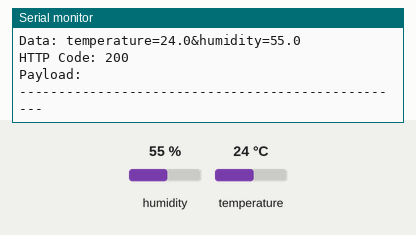
Bench run of a sketch on a simulated ESP32. Parts: the last lines printed to the serial monitor. The inputs (shaded band) are chosen by the test bench; at power-on: humidity 55 %, temperature 24 °C. WiFi joins after 1.5 s; servers stay silent unless stated; uploads are accepted with an empty reply.

Above: at 2.7 s.
2.8 s: humidity set to 22 %
At 3.91 s:
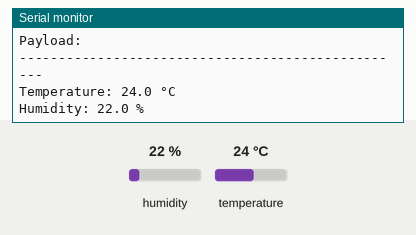
5.8 s: temperature set to 12 °C
At 6.15 s:
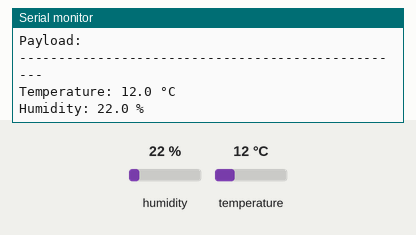
8.8 s: humidity set to 40 %
At 10.61 s:
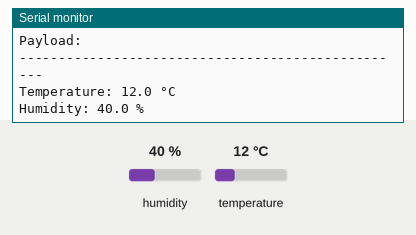
Timing chart, 0 to 12.1 s (numbered marks = the images above; inputs shaded):
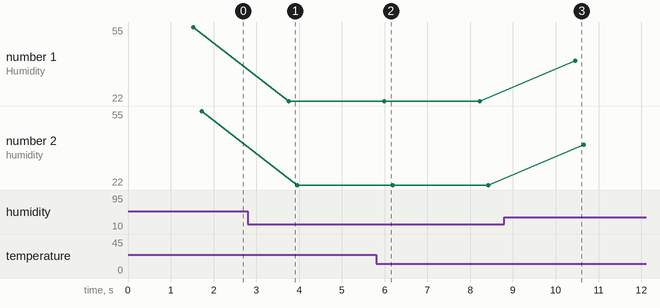

The sketch:

sketch_may29a.ino
```cpp
#include <WiFi.h>
#include <HTTPClient.h>
#include <DHT.h>

// Pin where the DHT11 is connected
#define DHTPIN 26
#define DHTTYPE DHT11
DHT dht11(DHTPIN, DHTTYPE);

// URL to send data to
String URL = "http://192.168.1.120/gomulu_proje/test_document.php";

// WiFi credentials
const char* ssid = "malik";
const char* password = "Rayanca2.";

// Data to send
float temperature = 0.0;
float humidity = 0.0;

void setup() {
  Serial.begin(115200);
  dht11.begin();
  connectWiFi();  // Connect to WiFi
}

void loop() {
  // Reconnect to WiFi if disconnected
  if (WiFi.status() != WL_CONNECTED) {
    connectWiFi();
  }

  // Read DHT11 data
  loadDHT11Data();

  // Prepare data for POST request
  String postData = "temperature=" + String(temperature, 1) + "&humidity=" + String(humidity, 1);

  HTTPClient http;
  http.begin(URL);
  http.addHeader("Content-Type", "application/x-www-form-urlencoded");

  // Send HTTP POST request
  int httpCode = http.POST(postData);
  String payload = http.getString();

  // Print debug information
  Serial.print("URL: "); Serial.println(URL);
  Serial.print("Data: "); Serial.println(postData);
  Serial.print("HTTP Code: "); Serial.println(httpCode);
  Serial.print("Payload: "); Serial.println(payload);
  Serial.println("--------------------------------------------------");

  http.end(); // End the HTTP connection

  delay(2000); // Delay between requests (2 seconds)
}

void loadDHT11Data() {
  // Read temperature and humidity from DHT11
  temperature = dht11.readTemperature(); // Celsius
  humidity = dht11.readHumidity();

  // Check if any reads failed
  if (isnan(temperature) || isnan(humidity)) {
    Serial.println("Failed to read from DHT sensor!");
    temperature = 0.0;
    humidity = 0.0;
  } else {
    // Print the values
    Serial.printf("Temperature: %.1f °C\n", temperature);
    Serial.printf("Humidity: %.1f %%\n", humidity);
  }
}

void connectWiFi() {
  WiFi.mode(WIFI_STA);  // Set WiFi to station mode
  WiFi.begin(ssid, password);
  Serial.println("Connecting to WiFi");

  // Wait for connection
  while (WiFi.status() != WL_CONNECTED) {
    delay(500);
    Serial.print(".");
  }

  // Connection successful
  Serial.print("Connected to: "); Serial.println(ssid);
  Serial.print("IP address: "); Serial.println(WiFi.localIP());
}
```

Measured:
- after the input at 2.8 s, the serial monitor: prints a new line after 0.96 s (image 1)
- after the input at 5.8 s, the serial monitor: prints a new line after 0.19 s (image 2)
- after the input at 8.8 s, the serial monitor: prints a new line after 1.7 s (image 3)
- plotted number 1: 55 → 22 after the input at 2.8 s, 22 → 40 after the input at 8.8 s
- plotted number 2: 55 → 22 after the input at 2.8 s, 22 → 40 after the input at 8.8 s
